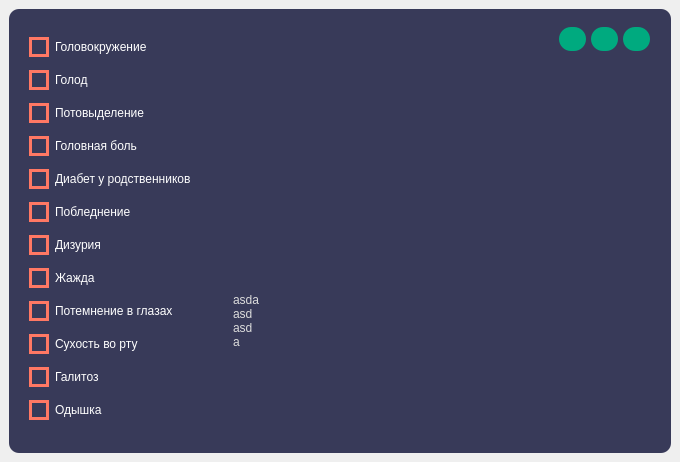
<?xml version="1.0" encoding="UTF-8"?>
<ui version="4.0">
 <class>MainWindow</class>
 <widget class="QMainWindow" name="MainWindow">
  <property name="geometry">
   <rect>
    <x>0</x>
    <y>0</y>
    <width>680</width>
    <height>462</height>
   </rect>
  </property>
  <property name="windowTitle">
   <string>Expert System</string>
  </property>
  <property name="windowOpacity">
   <double>0.900000000000000</double>
  </property>
  <property name="styleSheet">
   <string notr="true">.QCheckBox::indicator {
	width: 14px;
	height: 14px;
	border: 3px solid rgb(255,120,100);
	background: none;
}

.QCheckBox::indicator:checked {
	background-color: rgb(255,120,100);
}

.QCheckBox::indicator:hover {
	border-width: 5px;
}

.QCheckBox:hover {
	text-decoration: line-through;
}

.QCheckBox::text {
	color: rgb(255, 170, 0);
}</string>
  </property>
  <property name="inputMethodHints">
   <set>Qt::ImhNone</set>
  </property>
  <property name="animated">
   <bool>true</bool>
  </property>
  <property name="documentMode">
   <bool>false</bool>
  </property>
  <property name="tabShape">
   <enum>QTabWidget::Rounded</enum>
  </property>
  <widget class="QWidget" name="centralwidget">
   <property name="cursor">
    <cursorShape>ArrowCursor</cursorShape>
   </property>
   <layout class="QHBoxLayout" name="horizontalLayout">
    <item>
     <widget class="QFrame" name="frame">
      <property name="styleSheet">
       <string notr="true">QFrame {
	background-color: rgb(56, 58, 89);
	color: rgb(220, 220, 220);
	border-radius: 10px;
}

QPushButton {
	width: 5px;
	height: 24px;
	border-radius: 12px;
	background-color: rgb(0, 170, 127);
}

* {
	color: rgb(255, 255, 255)
}</string>
      </property>
      <property name="frameShadow">
       <enum>QFrame::Raised</enum>
      </property>
      <widget class="QWidget" name="">
       <property name="geometry">
        <rect>
         <x>20</x>
         <y>20</y>
         <width>174</width>
         <height>401</height>
        </rect>
       </property>
       <layout class="QVBoxLayout" name="verticalLayout">
        <property name="spacing">
         <number>5</number>
        </property>
        <item>
         <widget class="QCheckBox" name="shakiness">
          <property name="cursor">
           <cursorShape>PointingHandCursor</cursorShape>
          </property>
          <property name="text">
           <string>Головокружение</string>
          </property>
         </widget>
        </item>
        <item>
         <widget class="QCheckBox" name="hunger">
          <property name="cursor">
           <cursorShape>PointingHandCursor</cursorShape>
          </property>
          <property name="text">
           <string>Голод</string>
          </property>
         </widget>
        </item>
        <item>
         <widget class="QCheckBox" name="sweating">
          <property name="cursor">
           <cursorShape>PointingHandCursor</cursorShape>
          </property>
          <property name="text">
           <string>Потовыделение</string>
          </property>
         </widget>
        </item>
        <item>
         <widget class="QCheckBox" name="headach">
          <property name="cursor">
           <cursorShape>PointingHandCursor</cursorShape>
          </property>
          <property name="text">
           <string>Головная боль</string>
          </property>
         </widget>
        </item>
        <item>
         <widget class="QCheckBox" name="diabetic_parents">
          <property name="cursor">
           <cursorShape>PointingHandCursor</cursorShape>
          </property>
          <property name="text">
           <string>Диабет у родственников</string>
          </property>
         </widget>
        </item>
        <item>
         <widget class="QCheckBox" name="pale">
          <property name="cursor">
           <cursorShape>PointingHandCursor</cursorShape>
          </property>
          <property name="text">
           <string>Побледнение</string>
          </property>
         </widget>
        </item>
        <item>
         <widget class="QCheckBox" name="urination">
          <property name="cursor">
           <cursorShape>PointingHandCursor</cursorShape>
          </property>
          <property name="tabletTracking">
           <bool>false</bool>
          </property>
          <property name="text">
           <string>Дизурия</string>
          </property>
         </widget>
        </item>
        <item>
         <widget class="QCheckBox" name="thirst">
          <property name="cursor">
           <cursorShape>PointingHandCursor</cursorShape>
          </property>
          <property name="text">
           <string>Жажда</string>
          </property>
         </widget>
        </item>
        <item>
         <widget class="QCheckBox" name="blurred_vision">
          <property name="cursor">
           <cursorShape>PointingHandCursor</cursorShape>
          </property>
          <property name="text">
           <string>Потемнение в глазах</string>
          </property>
         </widget>
        </item>
        <item>
         <widget class="QCheckBox" name="dry_mouth">
          <property name="cursor">
           <cursorShape>PointingHandCursor</cursorShape>
          </property>
          <property name="text">
           <string>Сухость во рту</string>
          </property>
         </widget>
        </item>
        <item>
         <widget class="QCheckBox" name="smelling_breath">
          <property name="cursor">
           <cursorShape>PointingHandCursor</cursorShape>
          </property>
          <property name="text">
           <string>Галитоз</string>
          </property>
         </widget>
        </item>
        <item>
         <widget class="QCheckBox" name="shortness_of_breath">
          <property name="cursor">
           <cursorShape>PointingHandCursor</cursorShape>
          </property>
          <property name="text">
           <string>Одышка</string>
          </property>
         </widget>
        </item>
       </layout>
      </widget>
      <widget class="QPlainTextEdit" name="plainTextEdit">
       <property name="geometry">
        <rect>
         <x>220</x>
         <y>280</y>
         <width>411</width>
         <height>121</height>
        </rect>
       </property>
       <property name="plainText">
        <string>asda
asd
asd
a
</string>
       </property>
      </widget>
      <widget class="QWidget" name="">
       <property name="geometry">
        <rect>
         <x>550</x>
         <y>10</y>
         <width>91</width>
         <height>41</height>
        </rect>
       </property>
       <layout class="QHBoxLayout" name="horizontalLayout_2" stretch="0,0,0">
        <property name="spacing">
         <number>5</number>
        </property>
        <property name="sizeConstraint">
         <enum>QLayout::SetMinimumSize</enum>
        </property>
        <property name="topMargin">
         <number>0</number>
        </property>
        <property name="rightMargin">
         <number>0</number>
        </property>
        <item>
         <widget class="QPushButton" name="pushButton_3">
          <property name="text">
           <string/>
          </property>
          <property name="autoRepeat">
           <bool>false</bool>
          </property>
          <property name="autoDefault">
           <bool>false</bool>
          </property>
         </widget>
        </item>
        <item>
         <widget class="QPushButton" name="pushButton_2">
          <property name="text">
           <string/>
          </property>
          <property name="autoRepeat">
           <bool>false</bool>
          </property>
          <property name="autoDefault">
           <bool>false</bool>
          </property>
         </widget>
        </item>
        <item>
         <widget class="QPushButton" name="pushButton">
          <property name="enabled">
           <bool>true</bool>
          </property>
          <property name="text">
           <string/>
          </property>
          <property name="autoRepeat">
           <bool>false</bool>
          </property>
          <property name="autoDefault">
           <bool>false</bool>
          </property>
         </widget>
        </item>
       </layout>
      </widget>
     </widget>
    </item>
   </layout>
  </widget>
 </widget>
 <resources/>
 <connections/>
</ui>
